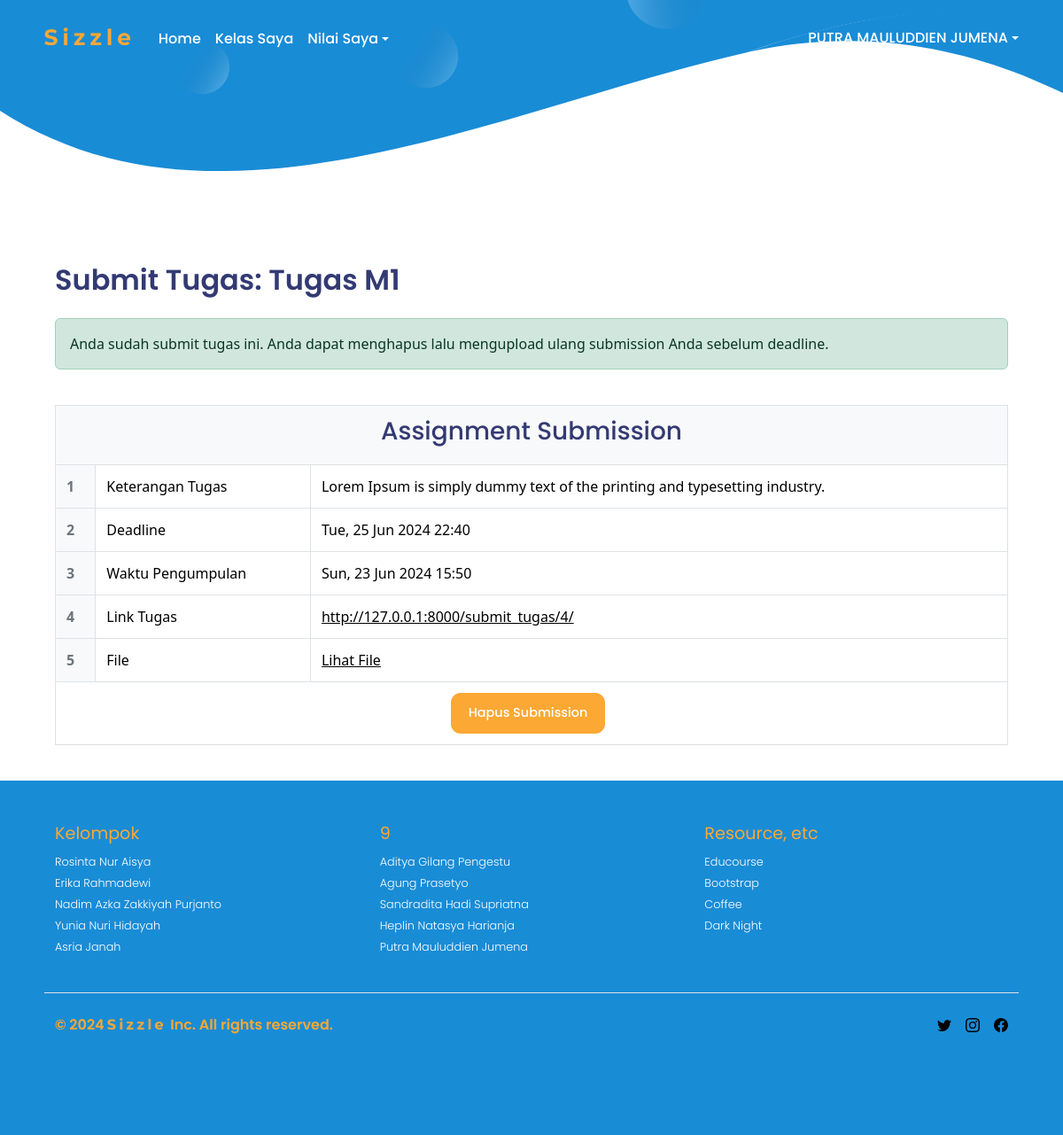
/submit_tugas/4/ (signed in), run on an earlier commit of the app's database.
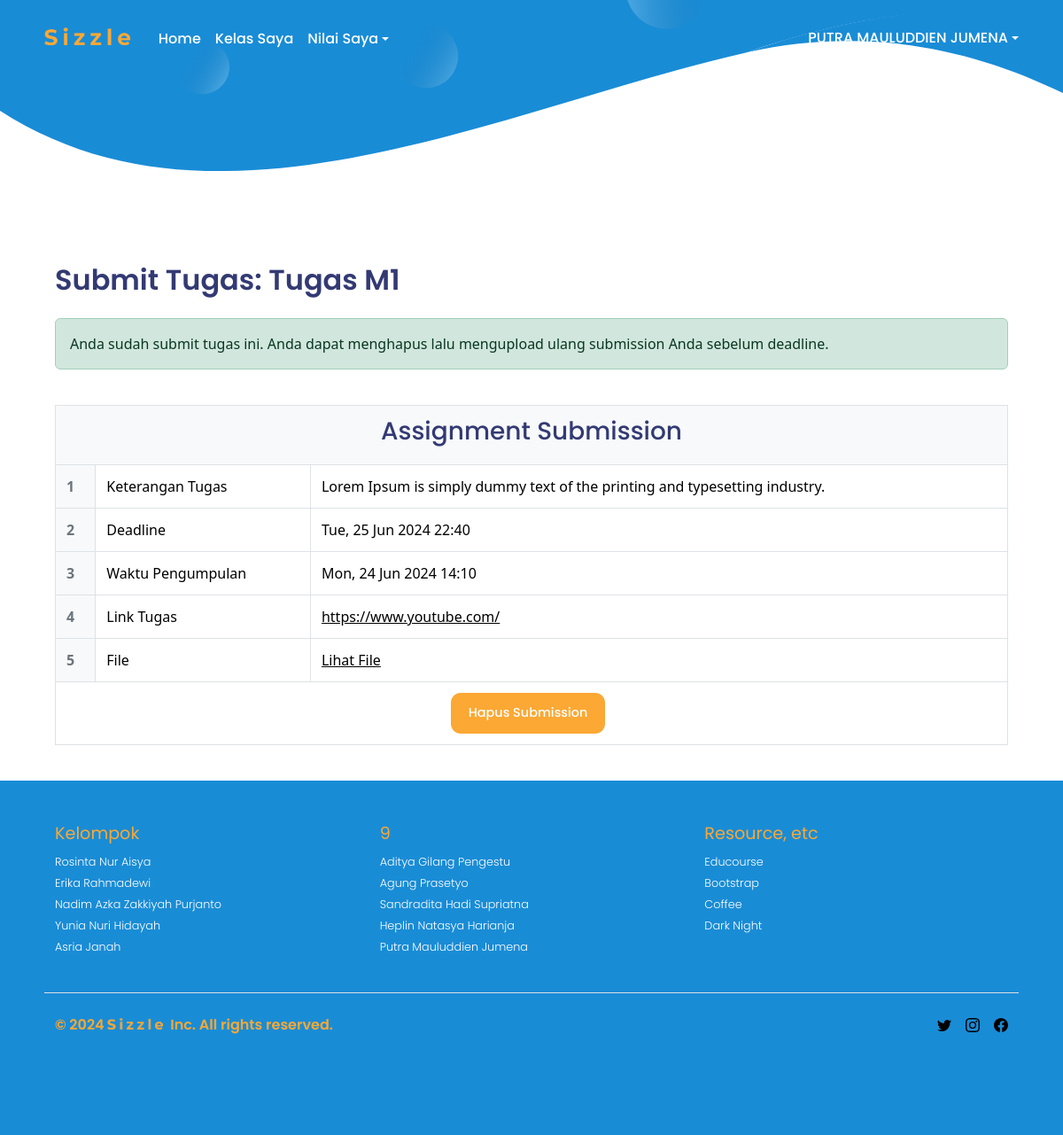
And on a later commit of the database.
### app/models.py (models this page shows, shortened)
class Submission(models.Model):
    user = models.ForeignKey(User, on_delete=models.CASCADE)
    tugas = models.ForeignKey(Tugas, related_name='submissions', on_delete=models.CASCADE)
    pertemuan = models.ForeignKey(Pertemuan, related_name='submissions', on_delete=models.CASCADE)
    link = models.URLField(blank=True, null=True)
    pdf = models.FileField(upload_to='submissions/', blank=True, null=True)
    submitted_at = models.DateTimeField(auto_now_add=True)

### app/views.py (the view)
# urls.py: path('submit_tugas/<int:tugas_id>/', views.submit_tugas, name='submit_tugas'),
@login_required
def submit_tugas(request, tugas_id):
    tugas = get_object_or_404(Tugas, id=tugas_id)
    pertemuan = tugas.pertemuan
    submission = Submission.objects.filter(user=request.user, tugas=tugas).first()
    if request.method == 'POST':
        form = SubmissionForm(request.POST, request.FILES, instance=submission)
        if form.is_valid():
            submission = form.save(commit=False)
            submission.user = request.user
            submission.tugas = tugas
            submission.pertemuan = pertemuan
            submission.save()
            return redirect('submit_tugas', tugas_id=tugas.id)
    else:
        form = SubmissionForm(instance=submission)
    return render(request, 'submit_tugas.html', {'form': form, 'tugas': tugas, 'submission': submission, 'pertemuan': pertemuan})

### templates/submit_tugas.html (shortened to what this page needs)
<!DOCTYPE html>
{% extends 'base_user.html' %}
{% load static %}
{% block body_block %}
<div class="container">
    <h2 class="font-1">Submit Tugas: {{ tugas.judul }}</h2>
    {% if submission %}
    <div class="alert alert-success mt-4 mb-4" role="alert">
        Anda sudah submit tugas ini. Anda dapat menghapus lalu mengupload ulang submission Anda sebelum deadline.
    </div>
    {% endif %}
    <div class="row">
        <div class="col-12">
            <table class="table table-bordered mt-3">
                <thead>
                    <tr>
                        <th colspan="3" class="text-center">
                            <h3 class="font-1">Assignment Submission</h3>
                        </th>
                    </tr>
                </thead>
                <tbody>
                    {% if submission %}
                    <tr>
                        <th scope="row">1</th>
                        <td>Keterangan Tugas</td>
                        <td>{{ tugas.deskripsi }}</td>
                    </tr>
                    <tr>
                        <th scope="row">2</th>
                        <td>Deadline</td>
                        <td>{{ tugas.deadline|date:"D, d M Y H:i" }}</td>
                    </tr>
                    <tr>
                        <th scope="row">3</th>
                        <td>Waktu Pengumpulan</td>
                        <td>{{ submission.submitted_at|date:"D, d M Y H:i" }}</td>
                    </tr>
                    <tr>
                        <th scope="row">4</th>
                        <td>Link Tugas</td>
                        <td>
                            {% if submission.link %}
                            <a href="{{ submission.link }}" class="text-body-emphasis">{{ submission.link }}</a>
                            {% else %}
                            <p class="text-muted">Belum diunggah</p>
                            {% endif %}
                        </td>
                    </tr>
                    <tr>
                        <th scope="row">5</th>
                        <td>File</td>
                        <td>
                            {% if submission.pdf %}
                            <a href="{{ submission.pdf.url }}" class="text-body-emphasis">Lihat File</a>
                            {% else %}
                            <p class="text-muted">Belum diunggah</p>
                            {% endif %}
                        </td>
                    </tr>
                    <tr>
                        <td colspan="3" class="text-center mt-3">
                            <a href="{% url 'delete_submission' submission.id %}" class="btn text-center">Hapus Submission</a>
                        </td>
                    </tr>
                    {% endif %}
                </tbody>
            </table>
        </div>
    </div>
</div>
{% endblock %}

What changed in the data, as far as the page shows it:
removed Submission: submitted_at "Sun, 23 Jun 2024 15:50", link "http://127.0.0.1:8000/submit_tugas/4/"
added Submission: submitted_at "Mon, 24 Jun 2024 14:10", link "https://www.youtube.com/"
